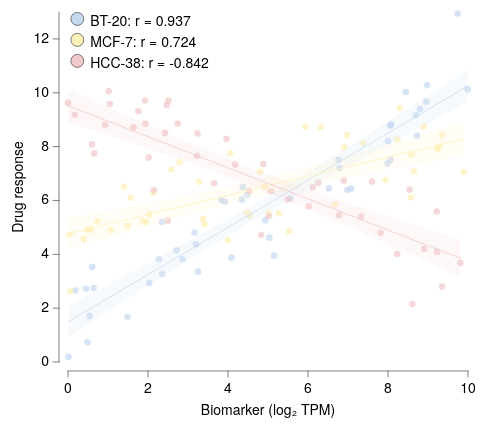

Vega-Lite specification for this chart:
### Vega-Lite specification from a JSON file in a GitHub repository (floating-point values rounded to 4 significant figures; data arrays with more than 128 entries replaced by an {"elided": "..."} marker saying what was removed)
{"background": null, "config": {"arc": {"fill": "#DBDBDB", "fillOpacity": 1.0, "innerRadius": 43.75, "padAngle": 0.03, "stroke": "black", "strokeOpacity": 1, "strokeWidth": 0.25}, "area": {"fill": "#DBDBDB", "fillOpacity": 1.0, "stroke": "black", "strokeOpacity": 1, "strokeWidth": 0.25}, "axis": {"domain": true, "domainCap": "round", "domainColor": "black", "domainWidth": 0.25, "grid": false, "gridCap": "round", "gridColor": "#F1F1F1", "gridDash": [0, 0], "gridOpacity": 1.0, "gridWidth": 0.25, "labelColor": "black", "labelFont": "Helvetica Neue, HelveticaNeue, Helvetica, Arial, sans-serif", "labelFontSize": 7, "labelFontStyle": "normal", "labelFontWeight": 400, "offset": 4.5, "ticks": true, "tickCap": "round", "tickColor": "black", "tickRound": false, "tickSize": 3, "tickWidth": 0.25, "titleColor": "black", "titleFont": "Helvetica Neue, HelveticaNeue, Helvetica, Arial, sans-serif", "titleFontSize": 7, "titleFontStyle": "normal", "titleFontWeight": 400}, "axisX": {"domain": true, "labelAlign": "center", "labelAngle": 0, "labels": true, "ticks": true, "translate": 0}, "axisY": {"domain": true, "labelAlign": "right", "labelAngle": 0, "labels": true, "ticks": true, "translate": 0}, "axisRight": {"domain": true, "labelAlign": "left", "labelAngle": 0, "labels": true, "ticks": true, "translate": 0}, "axisTop": {"domain": true, "labelAlign": "center", "labelAngle": 0, "labels": true, "ticks": true, "translate": 0}, "axisBand": {"tickOffset": 0}, "bar": {"fill": "#DBDBDB", "fillOpacity": 1.0, "stroke": "black", "strokeOpacity": 1, "strokeWidth": 0.25}, "boxplot": {"size": 15.75, "ticks": {"cornerRadius": 0.25, "fill": "black", "opacity": 1, "size": 7.875, "thickness": 0.25}, "box": {"fillOpacity": 1.0, "stroke": "black", "strokeOpacity": 1, "strokeWidth": 0.25}, "median": {"cornerRadius": 0, "fill": "black", "fillOpacity": 1.0, "opacity": 1, "size": 15.75, "thickness": 0.25}, "rule": {"fill": "black", "fillOpacity": 1.0, "size": 17.5, "stroke": "black", "strokeDash": [0, 0], "strokeOpacity": 1, "strokeWidth": 0.25}, "outliers": {"color": "black", "fill": "black", "fillOpacity": 1.0, "size": 0, "stroke": "black", "strokeOpacity": 1, "strokeWidth": 0.25}}, "circle": {"fill": "black", "fillOpacity": 1.0, "size": 0.875, "stroke": null, "strokeOpacity": 1, "strokeWidth": 0.25}, "errorband": {"band": {"fillOpacity": 0.6, "stroke": null, "strokeWidth": 0.25, "strokeOpacity": 1}, "borders": {"opacity": 0, "strokeOpacity": 0.25, "strokeWidth": 1}}, "errorbar": {"opacity": 1, "rule": {"strokeDash": [0, 0], "strokeWidth": 0.25}, "ticks": {"color": "black", "cornerRadius": 0.125, "opacity": 1, "size": 10.5, "thickness": 0.25}, "thickness": 0.25}, "font": "Helvetica Neue, HelveticaNeue, Helvetica, Arial, sans-serif", "geoshape": {"fill": "#DBDBDB", "fillOpacity": 1.0, "stroke": "black", "strokeOpacity": 1, "strokeWidth": 0.25}, "header": {"labelColor": "black", "labelFont": "Helvetica Neue, HelveticaNeue, Helvetica, Arial, sans-serif", "labelFontSize": 7, "labelFontStyle": "normal", "labelFontWeight": 400, "titleColor": "black", "titleFont": "Helvetica Neue, HelveticaNeue, Helvetica, Arial, sans-serif", "titleFontSize": 7, "titleFontStyle": "normal", "titleFontWeight": 400, "titlePadding": 0}, "legend": {"disable": false, "offset": 4.5, "titlePadding": 4, "labelOffset": 2, "gradientLabelOffset": 2, "gradientLength": 87.5, "gradientThickness": 8.75, "gradientOpacity": 1.0, "gradientStrokeColor": "black", "gradientStrokeWidth": 0.25, "labelColor": "black", "labelFont": "Helvetica Neue, HelveticaNeue, Helvetica, Arial, sans-serif", "labelFontSize": 7, "labelFontStyle": "normal", "labelFontWeight": 400, "strokeColor": "black", "strokeWidth": 0, "symbolSize": 42, "symbolStrokeColor": "black", "symbolStrokeWidth": 0.25, "titleColor": "black", "titleFont": "Helvetica Neue, HelveticaNeue, Helvetica, Arial, sans-serif", "titleFontSize": 7, "titleFontStyle": "normal", "titleFontWeight": 400}, "line": {"color": "black", "stroke": "black", "strokeCap": "round", "strokeDash": [0, 0], "strokeOpacity": 1, "strokeWidth": 0.375}, "point": {"filled": true, "fill": "#DBDBDB", "fillOpacity": 1.0, "size": 8.75, "stroke": "black", "strokeOpacity": 1, "strokeWidth": 0.25}, "range": {"category": ["#C6D9F1", "#F1C9CB", "#FEF0B9", "#CEE37A", "#7AA8E0", "#E589A3", "#FDDD5D", "#68B961", "#4177B1", "#C35082", "#E5C227", "#438156"], "diverging": {"scheme": ["#C35082", "#CE6D94", "#D989A7", "#E2A4BA", "#EABFCE", "#F1DBE2", "#F6F6F6", "#D7E0EB", "#B9CBE0", "#9BB6D5", "#7DA1C9", "#5F8CBD", "#4177B1"]}, "heatmap": {"scheme": ["#32022B", "#43044D", "#4C196E", "#4D338C", "#484DA6", "#3A68BB", "#1D83CA", "#1D9CCB", "#23B5C9", "#28CDC5", "#4DE0B4", "#91EE9F"]}, "ordinal": {"scheme": ["#F1F1F1", "#DBDBDB", "#C6C6C6", "#B2B2B2", "#9D9D9D", "#898989", "#767676", "#636363", "#515151", "#404040", "#2F2F2F", "#1F1F1F"]}, "ramp": {"scheme": ["#32022B", "#43044D", "#4C196E", "#4D338C", "#484DA6", "#3A68BB", "#1D83CA", "#1D9CCB", "#23B5C9", "#28CDC5", "#4DE0B4", "#91EE9F"]}}, "rule": {"color": "black", "stroke": "black", "strokeCap": "round", "strokeDash": [2, 2], "strokeOpacity": 1, "strokeWidth": 0.25}, "scale": {"bandPaddingInner": 0.1, "bandPaddingOuter": 0.1, "round": false}, "rect": {"fill": "#DBDBDB", "fillOpacity": 1.0, "stroke": "black", "strokeOpacity": 1, "strokeWidth": 0.25}, "square": {"fill": "#DBDBDB", "fillOpacity": 1.0, "size": 17.5, "stroke": "black", "strokeOpacity": 1, "strokeWidth": 0.25}, "text": {"color": "black", "font": "Helvetica Neue, HelveticaNeue, Helvetica, Arial, sans-serif", "fontSize": 7, "fontStyle": "normal", "fontWeight": 400}, "tick": {"color": "black", "cornerRadius": 0.125, "opacity": 1.0, "size": 15.75, "thickness": 0.25}, "title": {"anchor": "middle", "frame": "group", "color": "black", "font": "Helvetica Neue, HelveticaNeue, Helvetica, Arial, sans-serif", "fontSize": 7, "fontStyle": "normal", "fontWeight": 400, "subtitleColor": "black", "subtitleFont": "Helvetica Neue, HelveticaNeue, Helvetica, Arial, sans-serif", "subtitleFontSize": "Helvetica Neue, HelveticaNeue, Helvetica, Arial, sans-serif", "subtitleFontStyle": "normal", "subtitleFontWeight": 400}, "trail": {"color": "black", "opacity": 1, "size": 0.375}, "view": {"continuousWidth": 200, "continuousHeight": 175, "discreteWidth": 200, "discreteHeight": 175, "fill": null, "stroke": null, "strokeWidth": 0.25}}, "layer": [{"data": {"name": "data-aeb621f813ff548d864cbc1ba7ea44aa"}, "mark": {"type": "circle", "opacity": 0.7, "size": 11}, "encoding": {"color": {"field": "cell line", "title": "Cell line", "type": "nominal"}, "x": {"field": "biomarker", "title": "Biomarker (log₂ TPM)", "type": "quantitative"}, "y": {"field": "response", "title": "Drug response", "type": "quantitative"}}}, {"layer": [{"data": {"name": "data-5b9605a0622f52ef3f2c835fb4bdee55"}, "mark": {"type": "area", "fillOpacity": 0.15, "stroke": null, "strokeWidth": 0}, "encoding": {"color": {"field": "cell line", "legend": null, "type": "nominal"}, "x": {"field": "biomarker", "type": "quantitative"}, "y": {"field": "response", "type": "quantitative"}, "y2": {"field": "__ci_hi"}}, "name": "__dysonsphere_ffa74d4d28dd415a_1"}, {"data": {"name": "data-713ad55b86ab91ca18e055558fb19118"}, "mark": {"type": "line"}, "encoding": {"color": {"field": "cell line", "legend": null, "type": "nominal"}, "x": {"field": "biomarker", "type": "quantitative"}, "y": {"field": "response", "type": "quantitative"}}}, {"data": {"values": [{"cell line": "BT-20", "__dysonsphere__": 1}]}, "mark": {"type": "point", "filled": true, "size": 42, "stroke": "black", "strokeWidth": 0.25}, "encoding": {"color": {"field": "cell line", "legend": null, "type": "nominal"}, "x": {"value": 4.66}, "y": {"value": 3.45}}}, {"data": {"values": [{"__dysonsphere__": 1}]}, "mark": {"type": "text", "align": "left", "baseline": "top", "dx": 0, "dy": 0, "fontSize": 7}, "encoding": {"text": {"value": "BT-20: r = 0.937"}, "x": {"value": 11.11}, "y": {"value": 1.0}}}, {"data": {"name": "data-9a3b3ce47fc1957dc85262453c30ab1f"}, "mark": {"type": "area", "fillOpacity": 0.15, "stroke": null, "strokeWidth": 0}, "encoding": {"color": {"field": "cell line", "legend": null, "type": "nominal"}, "x": {"field": "biomarker", "type": "quantitative"}, "y": {"field": "response", "type": "quantitative"}, "y2": {"field": "__ci_hi"}}, "name": "__dysonsphere_de698d8de6c7865a_2"}, {"data": {"name": "data-f25d4e025d71637d7f1a8f2dce3f0268"}, "mark": {"type": "line"}, "encoding": {"color": {"field": "cell line", "legend": null, "type": "nominal"}, "x": {"field": "biomarker", "type": "quantitative"}, "y": {"field": "response", "type": "quantitative"}}}, {"data": {"values": [{"cell line": "MCF-7", "__dysonsphere__": 1}]}, "mark": {"type": "point", "filled": true, "size": 42, "stroke": "black", "strokeWidth": 0.25}, "encoding": {"color": {"field": "cell line", "legend": null, "type": "nominal"}, "x": {"value": 4.66}, "y": {"value": 13.95}}}, {"data": {"values": [{"__dysonsphere__": 1}]}, "mark": {"type": "text", "align": "left", "baseline": "top", "dx": 0, "dy": 0, "fontSize": 7}, "encoding": {"text": {"value": "MCF-7: r = 0.724"}, "x": {"value": 11.11}, "y": {"value": 11.5}}}, {"data": {"name": "data-dd8661d0aac82987c835da9307697e50"}, "mark": {"type": "area", "fillOpacity": 0.15, "stroke": null, "strokeWidth": 0}, "encoding": {"color": {"field": "cell line", "legend": null, "type": "nominal"}, "x": {"field": "biomarker", "type": "quantitative"}, "y": {"field": "response", "type": "quantitative"}, "y2": {"field": "__ci_hi"}}, "name": "__dysonsphere_126601661813a06e_3"}, {"data": {"name": "data-82315b846c24b0703f99c9dc12426a5e"}, "mark": {"type": "line"}, "encoding": {"color": {"field": "cell line", "legend": null, "type": "nominal"}, "x": {"field": "biomarker", "type": "quantitative"}, "y": {"field": "response", "type": "quantitative"}}}, {"data": {"values": [{"cell line": "HCC-38", "__dysonsphere__": 1}]}, "mark": {"type": "point", "filled": true, "size": 42, "stroke": "black", "strokeWidth": 0.25}, "encoding": {"color": {"field": "cell line", "legend": null, "type": "nominal"}, "x": {"value": 4.66}, "y": {"value": 24.45}}}, {"data": {"values": [{"__dysonsphere__": 1}]}, "mark": {"type": "text", "align": "left", "baseline": "top", "dx": 0, "dy": 0, "fontSize": 7}, "encoding": {"text": {"value": "HCC-38: r = -0.842"}, "x": {"value": 11.11}, "y": {"value": 22.0}}}]}], "$schema": "https://vega.github.io/schema/vega-lite/v6.4.1.json", "datasets": {"data-aeb621f813ff548d864cbc1ba7ea44aa": {"elided": "135 records"}, "data-5b9605a0622f52ef3f2c835fb4bdee55": [{"biomarker": 0.012, "response": 0.927, "__ci_hi": 2.081, "cell line": "BT-20", "__dysonsphere__": 1}, {"biomarker": 0.1704, "response": 1.079, "__ci_hi": 2.207, "cell line": "BT-20", "__dysonsphere__": 1}, {"biomarker": 0.3288, "response": 1.232, "__ci_hi": 2.332, "cell line": "BT-20", "__dysonsphere__": 1}, {"biomarker": 0.4872, "response": 1.384, "__ci_hi": 2.458, "cell line": "BT-20", "__dysonsphere__": 1}, {"biomarker": 0.6456, "response": 1.535, "__ci_hi": 2.584, "cell line": "BT-20", "__dysonsphere__": 1}, {"biomarker": 0.804, "response": 1.687, "__ci_hi": 2.71, "cell line": "BT-20", "__dysonsphere__": 1}, {"biomarker": 0.9625, "response": 1.839, "__ci_hi": 2.836, "cell line": "BT-20", "__dysonsphere__": 1}, {"biomarker": 1.121, "response": 1.99, "__ci_hi": 2.962, "cell line": "BT-20", "__dysonsphere__": 1}, {"biomarker": 1.279, "response": 2.141, "__ci_hi": 3.088, "cell line": "BT-20", "__dysonsphere__": 1}, {"biomarker": 1.438, "response": 2.292, "__ci_hi": 3.215, "cell line": "BT-20", "__dysonsphere__": 1}, {"biomarker": 1.596, "response": 2.443, "__ci_hi": 3.342, "cell line": "BT-20", "__dysonsphere__": 1}, {"biomarker": 1.754, "response": 2.593, "__ci_hi": 3.469, "cell line": "BT-20", "__dysonsphere__": 1}, {"biomarker": 1.913, "response": 2.743, "__ci_hi": 3.597, "cell line": "BT-20", "__dysonsphere__": 1}, {"biomarker": 2.071, "response": 2.893, "__ci_hi": 3.725, "cell line": "BT-20", "__dysonsphere__": 1}, {"biomarker": 2.23, "response": 3.043, "__ci_hi": 3.853, "cell line": "BT-20", "__dysonsphere__": 1}, {"biomarker": 2.388, "response": 3.192, "__ci_hi": 3.981, "cell line": "BT-20", "__dysonsphere__": 1}, {"biomarker": 2.547, "response": 3.341, "__ci_hi": 4.11, "cell line": "BT-20", "__dysonsphere__": 1}, {"biomarker": 2.705, "response": 3.489, "__ci_hi": 4.239, "cell line": "BT-20", "__dysonsphere__": 1}, {"biomarker": 2.863, "response": 3.637, "__ci_hi": 4.369, "cell line": "BT-20", "__dysonsphere__": 1}, {"biomarker": 3.022, "response": 3.785, "__ci_hi": 4.499, "cell line": "BT-20", "__dysonsphere__": 1}, {"biomarker": 3.18, "response": 3.932, "__ci_hi": 4.63, "cell line": "BT-20", "__dysonsphere__": 1}, {"biomarker": 3.339, "response": 4.078, "__ci_hi": 4.761, "cell line": "BT-20", "__dysonsphere__": 1}, {"biomarker": 3.497, "response": 4.224, "__ci_hi": 4.893, "cell line": "BT-20", "__dysonsphere__": 1}, {"biomarker": 3.655, "response": 4.369, "__ci_hi": 5.025, "cell line": "BT-20", "__dysonsphere__": 1}, {"biomarker": 3.814, "response": 4.514, "__ci_hi": 5.158, "cell line": "BT-20", "__dysonsphere__": 1}, {"biomarker": 3.972, "response": 4.658, "__ci_hi": 5.292, "cell line": "BT-20", "__dysonsphere__": 1}, {"biomarker": 4.131, "response": 4.801, "__ci_hi": 5.426, "cell line": "BT-20", "__dysonsphere__": 1}, {"biomarker": 4.289, "response": 4.943, "__ci_hi": 5.561, "cell line": "BT-20", "__dysonsphere__": 1}, {"biomarker": 4.447, "response": 5.085, "__ci_hi": 5.697, "cell line": "BT-20", "__dysonsphere__": 1}, {"biomarker": 4.606, "response": 5.226, "__ci_hi": 5.834, "cell line": "BT-20", "__dysonsphere__": 1}, {"biomarker": 4.764, "response": 5.366, "__ci_hi": 5.972, "cell line": "BT-20", "__dysonsphere__": 1}, {"biomarker": 4.923, "response": 5.505, "__ci_hi": 6.11, "cell line": "BT-20", "__dysonsphere__": 1}, {"biomarker": 5.081, "response": 5.643, "__ci_hi": 6.25, "cell line": "BT-20", "__dysonsphere__": 1}, {"biomarker": 5.239, "response": 5.781, "__ci_hi": 6.39, "cell line": "BT-20", "__dysonsphere__": 1}, {"biomarker": 5.398, "response": 5.918, "__ci_hi": 6.531, "cell line": "BT-20", "__dysonsphere__": 1}, {"biomarker": 5.556, "response": 6.053, "__ci_hi": 6.672, "cell line": "BT-20", "__dysonsphere__": 1}, {"biomarker": 5.715, "response": 6.189, "__ci_hi": 6.815, "cell line": "BT-20", "__dysonsphere__": 1}, {"biomarker": 5.873, "response": 6.323, "__ci_hi": 6.958, "cell line": "BT-20", "__dysonsphere__": 1}, {"biomarker": 6.032, "response": 6.457, "__ci_hi": 7.102, "cell line": "BT-20", "__dysonsphere__": 1}, {"biomarker": 6.19, "response": 6.589, "__ci_hi": 7.247, "cell line": "BT-20", "__dysonsphere__": 1}, {"biomarker": 6.348, "response": 6.722, "__ci_hi": 7.392, "cell line": "BT-20", "__dysonsphere__": 1}, {"biomarker": 6.507, "response": 6.853, "__ci_hi": 7.538, "cell line": "BT-20", "__dysonsphere__": 1}, {"biomarker": 6.665, "response": 6.985, "__ci_hi": 7.685, "cell line": "BT-20", "__dysonsphere__": 1}, {"biomarker": 6.824, "response": 7.115, "__ci_hi": 7.832, "cell line": "BT-20", "__dysonsphere__": 1}, {"biomarker": 6.982, "response": 7.245, "__ci_hi": 7.979, "cell line": "BT-20", "__dysonsphere__": 1}, {"biomarker": 7.14, "response": 7.375, "__ci_hi": 8.128, "cell line": "BT-20", "__dysonsphere__": 1}, {"biomarker": 7.299, "response": 7.504, "__ci_hi": 8.276, "cell line": "BT-20", "__dysonsphere__": 1}, {"biomarker": 7.457, "response": 7.633, "__ci_hi": 8.425, "cell line": "BT-20", "__dysonsphere__": 1}, {"biomarker": 7.616, "response": 7.761, "__ci_hi": 8.574, "cell line": "BT-20", "__dysonsphere__": 1}, {"biomarker": 7.774, "response": 7.889, "__ci_hi": 8.724, "cell line": "BT-20", "__dysonsphere__": 1}, {"biomarker": 7.932, "response": 8.017, "__ci_hi": 8.874, "cell line": "BT-20", "__dysonsphere__": 1}, {"biomarker": 8.091, "response": 8.144, "__ci_hi": 9.024, "cell line": "BT-20", "__dysonsphere__": 1}, {"biomarker": 8.249, "response": 8.271, "__ci_hi": 9.174, "cell line": "BT-20", "__dysonsphere__": 1}, {"biomarker": 8.408, "response": 8.398, "__ci_hi": 9.325, "cell line": "BT-20", "__dysonsphere__": 1}, {"biomarker": 8.566, "response": 8.525, "__ci_hi": 9.476, "cell line": "BT-20", "__dysonsphere__": 1}, {"biomarker": 8.724, "response": 8.651, "__ci_hi": 9.627, "cell line": "BT-20", "__dysonsphere__": 1}, {"biomarker": 8.883, "response": 8.778, "__ci_hi": 9.779, "cell line": "BT-20", "__dysonsphere__": 1}, {"biomarker": 9.041, "response": 8.904, "__ci_hi": 9.93, "cell line": "BT-20", "__dysonsphere__": 1}, {"biomarker": 9.2, "response": 9.03, "__ci_hi": 10.08, "cell line": "BT-20", "__dysonsphere__": 1}, {"biomarker": 9.358, "response": 9.155, "__ci_hi": 10.23, "cell line": "BT-20", "__dysonsphere__": 1}, {"biomarker": 9.517, "response": 9.281, "__ci_hi": 10.39, "cell line": "BT-20", "__dysonsphere__": 1}, {"biomarker": 9.675, "response": 9.406, "__ci_hi": 10.54, "cell line": "BT-20", "__dysonsphere__": 1}, {"biomarker": 9.833, "response": 9.532, "__ci_hi": 10.69, "cell line": "BT-20", "__dysonsphere__": 1}, {"biomarker": 9.992, "response": 9.657, "__ci_hi": 10.84, "cell line": "BT-20", "__dysonsphere__": 1}], "data-713ad55b86ab91ca18e055558fb19118": [{"biomarker": 0.012, "response": 1.504, "cell line": "BT-20", "__dysonsphere__": 1}, {"biomarker": 9.992, "response": 10.25, "cell line": "BT-20", "__dysonsphere__": 1}], "data-9a3b3ce47fc1957dc85262453c30ab1f": [{"biomarker": 0.02745, "response": 4.195, "__ci_hi": 5.355, "cell line": "MCF-7", "__dysonsphere__": 1}, {"biomarker": 0.184, "response": 4.264, "__ci_hi": 5.397, "cell line": "MCF-7", "__dysonsphere__": 1}, {"biomarker": 0.3405, "response": 4.333, "__ci_hi": 5.439, "cell line": "MCF-7", "__dysonsphere__": 1}, {"biomarker": 0.497, "response": 4.402, "__ci_hi": 5.482, "cell line": "MCF-7", "__dysonsphere__": 1}, {"biomarker": 0.6536, "response": 4.471, "__ci_hi": 5.524, "cell line": "MCF-7", "__dysonsphere__": 1}, {"biomarker": 0.8101, "response": 4.54, "__ci_hi": 5.567, "cell line": "MCF-7", "__dysonsphere__": 1}, {"biomarker": 0.9666, "response": 4.608, "__ci_hi": 5.61, "cell line": "MCF-7", "__dysonsphere__": 1}, {"biomarker": 1.123, "response": 4.677, "__ci_hi": 5.653, "cell line": "MCF-7", "__dysonsphere__": 1}, {"biomarker": 1.28, "response": 4.745, "__ci_hi": 5.697, "cell line": "MCF-7", "__dysonsphere__": 1}, {"biomarker": 1.436, "response": 4.812, "__ci_hi": 5.74, "cell line": "MCF-7", "__dysonsphere__": 1}, {"biomarker": 1.593, "response": 4.88, "__ci_hi": 5.784, "cell line": "MCF-7", "__dysonsphere__": 1}, {"biomarker": 1.749, "response": 4.947, "__ci_hi": 5.829, "cell line": "MCF-7", "__dysonsphere__": 1}, {"biomarker": 1.906, "response": 5.014, "__ci_hi": 5.873, "cell line": "MCF-7", "__dysonsphere__": 1}, {"biomarker": 2.062, "response": 5.08, "__ci_hi": 5.918, "cell line": "MCF-7", "__dysonsphere__": 1}, {"biomarker": 2.219, "response": 5.147, "__ci_hi": 5.963, "cell line": "MCF-7", "__dysonsphere__": 1}, {"biomarker": 2.375, "response": 5.212, "__ci_hi": 6.009, "cell line": "MCF-7", "__dysonsphere__": 1}, {"biomarker": 2.532, "response": 5.278, "__ci_hi": 6.055, "cell line": "MCF-7", "__dysonsphere__": 1}, {"biomarker": 2.688, "response": 5.343, "__ci_hi": 6.101, "cell line": "MCF-7", "__dysonsphere__": 1}, {"biomarker": 2.845, "response": 5.407, "__ci_hi": 6.148, "cell line": "MCF-7", "__dysonsphere__": 1}, {"biomarker": 3.001, "response": 5.471, "__ci_hi": 6.196, "cell line": "MCF-7", "__dysonsphere__": 1}, {"biomarker": 3.158, "response": 5.534, "__ci_hi": 6.244, "cell line": "MCF-7", "__dysonsphere__": 1}, {"biomarker": 3.315, "response": 5.597, "__ci_hi": 6.293, "cell line": "MCF-7", "__dysonsphere__": 1}, {"biomarker": 3.471, "response": 5.659, "__ci_hi": 6.342, "cell line": "MCF-7", "__dysonsphere__": 1}, {"biomarker": 3.628, "response": 5.721, "__ci_hi": 6.392, "cell line": "MCF-7", "__dysonsphere__": 1}, {"biomarker": 3.784, "response": 5.781, "__ci_hi": 6.443, "cell line": "MCF-7", "__dysonsphere__": 1}, {"biomarker": 3.941, "response": 5.841, "__ci_hi": 6.494, "cell line": "MCF-7", "__dysonsphere__": 1}, {"biomarker": 4.097, "response": 5.901, "__ci_hi": 6.546, "cell line": "MCF-7", "__dysonsphere__": 1}, {"biomarker": 4.254, "response": 5.959, "__ci_hi": 6.599, "cell line": "MCF-7", "__dysonsphere__": 1}, {"biomarker": 4.41, "response": 6.017, "__ci_hi": 6.653, "cell line": "MCF-7", "__dysonsphere__": 1}, {"biomarker": 4.567, "response": 6.073, "__ci_hi": 6.708, "cell line": "MCF-7", "__dysonsphere__": 1}, {"biomarker": 4.723, "response": 6.129, "__ci_hi": 6.763, "cell line": "MCF-7", "__dysonsphere__": 1}, {"biomarker": 4.88, "response": 6.184, "__ci_hi": 6.82, "cell line": "MCF-7", "__dysonsphere__": 1}, {"biomarker": 5.036, "response": 6.239, "__ci_hi": 6.877, "cell line": "MCF-7", "__dysonsphere__": 1}, {"biomarker": 5.193, "response": 6.292, "__ci_hi": 6.935, "cell line": "MCF-7", "__dysonsphere__": 1}, {"biomarker": 5.349, "response": 6.345, "__ci_hi": 6.994, "cell line": "MCF-7", "__dysonsphere__": 1}, {"biomarker": 5.506, "response": 6.397, "__ci_hi": 7.053, "cell line": "MCF-7", "__dysonsphere__": 1}, {"biomarker": 5.662, "response": 6.448, "__ci_hi": 7.114, "cell line": "MCF-7", "__dysonsphere__": 1}, {"biomarker": 5.819, "response": 6.498, "__ci_hi": 7.175, "cell line": "MCF-7", "__dysonsphere__": 1}, {"biomarker": 5.975, "response": 6.548, "__ci_hi": 7.236, "cell line": "MCF-7", "__dysonsphere__": 1}, {"biomarker": 6.132, "response": 6.597, "__ci_hi": 7.299, "cell line": "MCF-7", "__dysonsphere__": 1}, {"biomarker": 6.289, "response": 6.645, "__ci_hi": 7.362, "cell line": "MCF-7", "__dysonsphere__": 1}, {"biomarker": 6.445, "response": 6.693, "__ci_hi": 7.425, "cell line": "MCF-7", "__dysonsphere__": 1}, {"biomarker": 6.602, "response": 6.74, "__ci_hi": 7.49, "cell line": "MCF-7", "__dysonsphere__": 1}, {"biomarker": 6.758, "response": 6.787, "__ci_hi": 7.554, "cell line": "MCF-7", "__dysonsphere__": 1}, {"biomarker": 6.915, "response": 6.833, "__ci_hi": 7.619, "cell line": "MCF-7", "__dysonsphere__": 1}, {"biomarker": 7.071, "response": 6.879, "__ci_hi": 7.685, "cell line": "MCF-7", "__dysonsphere__": 1}, {"biomarker": 7.228, "response": 6.925, "__ci_hi": 7.751, "cell line": "MCF-7", "__dysonsphere__": 1}, {"biomarker": 7.384, "response": 6.97, "__ci_hi": 7.817, "cell line": "MCF-7", "__dysonsphere__": 1}, {"biomarker": 7.541, "response": 7.015, "__ci_hi": 7.884, "cell line": "MCF-7", "__dysonsphere__": 1}, {"biomarker": 7.697, "response": 7.059, "__ci_hi": 7.951, "cell line": "MCF-7", "__dysonsphere__": 1}, {"biomarker": 7.854, "response": 7.103, "__ci_hi": 8.018, "cell line": "MCF-7", "__dysonsphere__": 1}, {"biomarker": 8.01, "response": 7.147, "__ci_hi": 8.086, "cell line": "MCF-7", "__dysonsphere__": 1}, {"biomarker": 8.167, "response": 7.19, "__ci_hi": 8.154, "cell line": "MCF-7", "__dysonsphere__": 1}, {"biomarker": 8.323, "response": 7.234, "__ci_hi": 8.222, "cell line": "MCF-7", "__dysonsphere__": 1}, {"biomarker": 8.48, "response": 7.277, "__ci_hi": 8.29, "cell line": "MCF-7", "__dysonsphere__": 1}, {"biomarker": 8.636, "response": 7.32, "__ci_hi": 8.359, "cell line": "MCF-7", "__dysonsphere__": 1}, {"biomarker": 8.793, "response": 7.362, "__ci_hi": 8.428, "cell line": "MCF-7", "__dysonsphere__": 1}, {"biomarker": 8.949, "response": 7.405, "__ci_hi": 8.497, "cell line": "MCF-7", "__dysonsphere__": 1}, {"biomarker": 9.106, "response": 7.447, "__ci_hi": 8.566, "cell line": "MCF-7", "__dysonsphere__": 1}, {"biomarker": 9.263, "response": 7.489, "__ci_hi": 8.635, "cell line": "MCF-7", "__dysonsphere__": 1}, {"biomarker": 9.419, "response": 7.531, "__ci_hi": 8.704, "cell line": "MCF-7", "__dysonsphere__": 1}, {"biomarker": 9.576, "response": 7.573, "__ci_hi": 8.774, "cell line": "MCF-7", "__dysonsphere__": 1}, {"biomarker": 9.732, "response": 7.615, "__ci_hi": 8.843, "cell line": "MCF-7", "__dysonsphere__": 1}, {"biomarker": 9.889, "response": 7.657, "__ci_hi": 8.913, "cell line": "MCF-7", "__dysonsphere__": 1}], "data-f25d4e025d71637d7f1a8f2dce3f0268": [{"biomarker": 0.02745, "response": 4.775, "cell line": "MCF-7", "__dysonsphere__": 1}, {"biomarker": 9.889, "response": 8.285, "cell line": "MCF-7", "__dysonsphere__": 1}], "data-dd8661d0aac82987c835da9307697e50": [{"biomarker": 1.36e-05, "response": 8.912, "__ci_hi": 10.14, "cell line": "HCC-38", "__dysonsphere__": 1}, {"biomarker": 0.1557, "response": 8.837, "__ci_hi": 10.03, "cell line": "HCC-38", "__dysonsphere__": 1}, {"biomarker": 0.3115, "response": 8.762, "__ci_hi": 9.928, "cell line": "HCC-38", "__dysonsphere__": 1}, {"biomarker": 0.4672, "response": 8.686, "__ci_hi": 9.824, "cell line": "HCC-38", "__dysonsphere__": 1}, {"biomarker": 0.6229, "response": 8.611, "__ci_hi": 9.719, "cell line": "HCC-38", "__dysonsphere__": 1}, {"biomarker": 0.7786, "response": 8.535, "__ci_hi": 9.615, "cell line": "HCC-38", "__dysonsphere__": 1}, {"biomarker": 0.9343, "response": 8.459, "__ci_hi": 9.511, "cell line": "HCC-38", "__dysonsphere__": 1}, {"biomarker": 1.09, "response": 8.382, "__ci_hi": 9.408, "cell line": "HCC-38", "__dysonsphere__": 1}, {"biomarker": 1.246, "response": 8.306, "__ci_hi": 9.304, "cell line": "HCC-38", "__dysonsphere__": 1}, {"biomarker": 1.401, "response": 8.229, "__ci_hi": 9.201, "cell line": "HCC-38", "__dysonsphere__": 1}, {"biomarker": 1.557, "response": 8.151, "__ci_hi": 9.098, "cell line": "HCC-38", "__dysonsphere__": 1}, {"biomarker": 1.713, "response": 8.074, "__ci_hi": 8.996, "cell line": "HCC-38", "__dysonsphere__": 1}, {"biomarker": 1.869, "response": 7.996, "__ci_hi": 8.894, "cell line": "HCC-38", "__dysonsphere__": 1}, {"biomarker": 2.024, "response": 7.918, "__ci_hi": 8.792, "cell line": "HCC-38", "__dysonsphere__": 1}, {"biomarker": 2.18, "response": 7.839, "__ci_hi": 8.691, "cell line": "HCC-38", "__dysonsphere__": 1}, {"biomarker": 2.336, "response": 7.76, "__ci_hi": 8.59, "cell line": "HCC-38", "__dysonsphere__": 1}, {"biomarker": 2.492, "response": 7.68, "__ci_hi": 8.489, "cell line": "HCC-38", "__dysonsphere__": 1}, {"biomarker": 2.647, "response": 7.6, "__ci_hi": 8.389, "cell line": "HCC-38", "__dysonsphere__": 1}, {"biomarker": 2.803, "response": 7.519, "__ci_hi": 8.29, "cell line": "HCC-38", "__dysonsphere__": 1}, {"biomarker": 2.959, "response": 7.438, "__ci_hi": 8.191, "cell line": "HCC-38", "__dysonsphere__": 1}, {"biomarker": 3.114, "response": 7.356, "__ci_hi": 8.093, "cell line": "HCC-38", "__dysonsphere__": 1}, {"biomarker": 3.27, "response": 7.273, "__ci_hi": 7.996, "cell line": "HCC-38", "__dysonsphere__": 1}, {"biomarker": 3.426, "response": 7.19, "__ci_hi": 7.899, "cell line": "HCC-38", "__dysonsphere__": 1}, {"biomarker": 3.582, "response": 7.106, "__ci_hi": 7.804, "cell line": "HCC-38", "__dysonsphere__": 1}, {"biomarker": 3.737, "response": 7.021, "__ci_hi": 7.708, "cell line": "HCC-38", "__dysonsphere__": 1}, {"biomarker": 3.893, "response": 6.935, "__ci_hi": 7.614, "cell line": "HCC-38", "__dysonsphere__": 1}, {"biomarker": 4.049, "response": 6.848, "__ci_hi": 7.521, "cell line": "HCC-38", "__dysonsphere__": 1}, {"biomarker": 4.204, "response": 6.76, "__ci_hi": 7.429, "cell line": "HCC-38", "__dysonsphere__": 1}, {"biomarker": 4.36, "response": 6.672, "__ci_hi": 7.337, "cell line": "HCC-38", "__dysonsphere__": 1}, {"biomarker": 4.516, "response": 6.582, "__ci_hi": 7.247, "cell line": "HCC-38", "__dysonsphere__": 1}, {"biomarker": 4.672, "response": 6.492, "__ci_hi": 7.157, "cell line": "HCC-38", "__dysonsphere__": 1}, {"biomarker": 4.827, "response": 6.4, "__ci_hi": 7.069, "cell line": "HCC-38", "__dysonsphere__": 1}, {"biomarker": 4.983, "response": 6.308, "__ci_hi": 6.981, "cell line": "HCC-38", "__dysonsphere__": 1}, {"biomarker": 5.139, "response": 6.215, "__ci_hi": 6.894, "cell line": "HCC-38", "__dysonsphere__": 1}, {"biomarker": 5.294, "response": 6.12, "__ci_hi": 6.808, "cell line": "HCC-38", "__dysonsphere__": 1}, {"biomarker": 5.45, "response": 6.025, "__ci_hi": 6.723, "cell line": "HCC-38", "__dysonsphere__": 1}, {"biomarker": 5.606, "response": 5.93, "__ci_hi": 6.639, "cell line": "HCC-38", "__dysonsphere__": 1}, {"biomarker": 5.762, "response": 5.833, "__ci_hi": 6.556, "cell line": "HCC-38", "__dysonsphere__": 1}, {"biomarker": 5.917, "response": 5.736, "__ci_hi": 6.473, "cell line": "HCC-38", "__dysonsphere__": 1}, {"biomarker": 6.073, "response": 5.638, "__ci_hi": 6.391, "cell line": "HCC-38", "__dysonsphere__": 1}, {"biomarker": 6.229, "response": 5.539, "__ci_hi": 6.31, "cell line": "HCC-38", "__dysonsphere__": 1}, {"biomarker": 6.384, "response": 5.44, "__ci_hi": 6.229, "cell line": "HCC-38", "__dysonsphere__": 1}, {"biomarker": 6.54, "response": 5.34, "__ci_hi": 6.149, "cell line": "HCC-38", "__dysonsphere__": 1}, {"biomarker": 6.696, "response": 5.239, "__ci_hi": 6.069, "cell line": "HCC-38", "__dysonsphere__": 1}, {"biomarker": 6.852, "response": 5.138, "__ci_hi": 5.99, "cell line": "HCC-38", "__dysonsphere__": 1}, {"biomarker": 7.007, "response": 5.037, "__ci_hi": 5.911, "cell line": "HCC-38", "__dysonsphere__": 1}, {"biomarker": 7.163, "response": 4.935, "__ci_hi": 5.833, "cell line": "HCC-38", "__dysonsphere__": 1}, {"biomarker": 7.319, "response": 4.833, "__ci_hi": 5.755, "cell line": "HCC-38", "__dysonsphere__": 1}, {"biomarker": 7.475, "response": 4.731, "__ci_hi": 5.677, "cell line": "HCC-38", "__dysonsphere__": 1}, {"biomarker": 7.63, "response": 4.628, "__ci_hi": 5.6, "cell line": "HCC-38", "__dysonsphere__": 1}, {"biomarker": 7.786, "response": 4.525, "__ci_hi": 5.523, "cell line": "HCC-38", "__dysonsphere__": 1}, {"biomarker": 7.942, "response": 4.421, "__ci_hi": 5.447, "cell line": "HCC-38", "__dysonsphere__": 1}, {"biomarker": 8.097, "response": 4.318, "__ci_hi": 5.37, "cell line": "HCC-38", "__dysonsphere__": 1}, {"biomarker": 8.253, "response": 4.214, "__ci_hi": 5.294, "cell line": "HCC-38", "__dysonsphere__": 1}, {"biomarker": 8.409, "response": 4.11, "__ci_hi": 5.218, "cell line": "HCC-38", "__dysonsphere__": 1}, {"biomarker": 8.565, "response": 4.005, "__ci_hi": 5.142, "cell line": "HCC-38", "__dysonsphere__": 1}, {"biomarker": 8.72, "response": 3.901, "__ci_hi": 5.067, "cell line": "HCC-38", "__dysonsphere__": 1}, {"biomarker": 8.876, "response": 3.796, "__ci_hi": 4.992, "cell line": "HCC-38", "__dysonsphere__": 1}, {"biomarker": 9.032, "response": 3.691, "__ci_hi": 4.916, "cell line": "HCC-38", "__dysonsphere__": 1}, {"biomarker": 9.187, "response": 3.586, "__ci_hi": 4.841, "cell line": "HCC-38", "__dysonsphere__": 1}, {"biomarker": 9.343, "response": 3.481, "__ci_hi": 4.766, "cell line": "HCC-38", "__dysonsphere__": 1}, {"biomarker": 9.499, "response": 3.376, "__ci_hi": 4.692, "cell line": "HCC-38", "__dysonsphere__": 1}, {"biomarker": 9.655, "response": 3.271, "__ci_hi": 4.617, "cell line": "HCC-38", "__dysonsphere__": 1}, {"biomarker": 9.81, "response": 3.165, "__ci_hi": 4.543, "cell line": "HCC-38", "__dysonsphere__": 1}], "data-82315b846c24b0703f99c9dc12426a5e": [{"biomarker": 1.36e-05, "response": 9.525, "cell line": "HCC-38", "__dysonsphere__": 1}, {"biomarker": 9.81, "response": 3.854, "cell line": "HCC-38", "__dysonsphere__": 1}]}}
